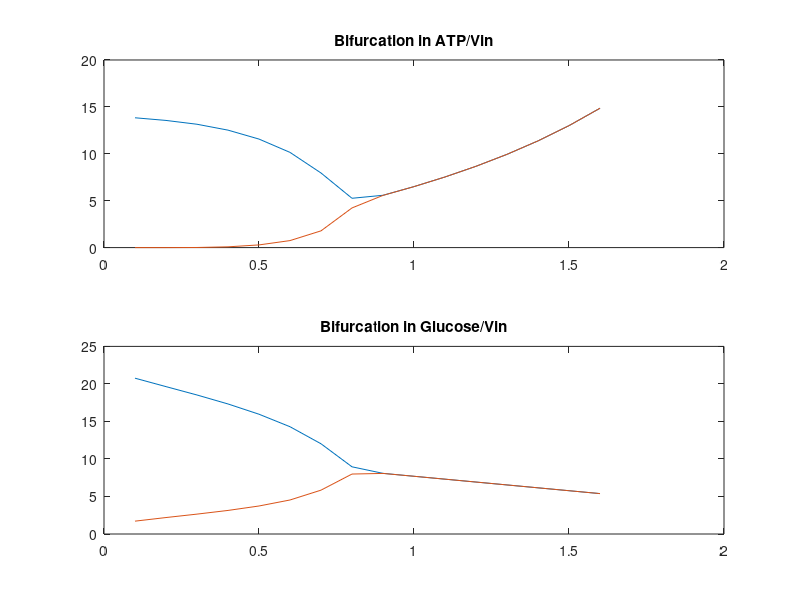

This chart was generated by the following MATLAB code:
% % Use Euler's method to integrate simple one variable ODE
% % Use program as template for more interesting models

% % Note:  produces slightly different output compared with 
% % example shown in class.  Different values of b, dt, tlast


% system constants
%Vin = 0.36 ;
k1 = 0.02 ;
kp = 6 ;
Km = 13 ;

% initial conditions
ATP0 = 4 ;
G0 = 3 ;
 
dt    = 0.05 ;  
tlast = 2000 ; % s
 
iterations = round(tlast/dt) ;
VIN = 0.1:0.1:1.6 ;
ATPmax = zeros(length(VIN), 1) ;
ATPmin = zeros(length(VIN), 1) ;
Gmax = zeros(length(VIN), 1) ;
Gmin = zeros(length(VIN), 1) ;

for j = 1:length(VIN)
    Vin = VIN(j) ;
    ATPall = zeros(iterations, 1) ; 
    Gall = zeros(iterations, 1) ;

    ATP = ATP0 ;
    G = G0 ;
    for i = 1:iterations 
      ATPall(i) = ATP ;
      Gall(i) = G ;

      dATPdt = 2*k1*G*ATP - kp*ATP/(ATP + Km) ;
      dGdt = Vin - k1*G*ATP ;

      ATP = ATP + dATPdt*dt ;
      G = G + dGdt*dt ;
    end % of this time step
    
    % get max and min
    ATPmax(j) = max(ATPall(round(iterations/2):iterations)) ;
    ATPmin(j) = min(ATPall(round(iterations/2):iterations)) ;
    Gmax(j) = max(Gall(round(iterations/2):iterations)) ;
    Gmin(j) = min(Gall(round(iterations/2):iterations)) ;

end % this value of Vin

% plot results
figure
subplot(2, 1, 1)
plot(VIN,ATPmax, VIN, ATPmin)
title('Bifurcation in ATP/Vin')
subplot(2, 1, 2)
plot(VIN,Gmax, VIN, Gmin)
title('Bifurcation in Glucose/Vin')
